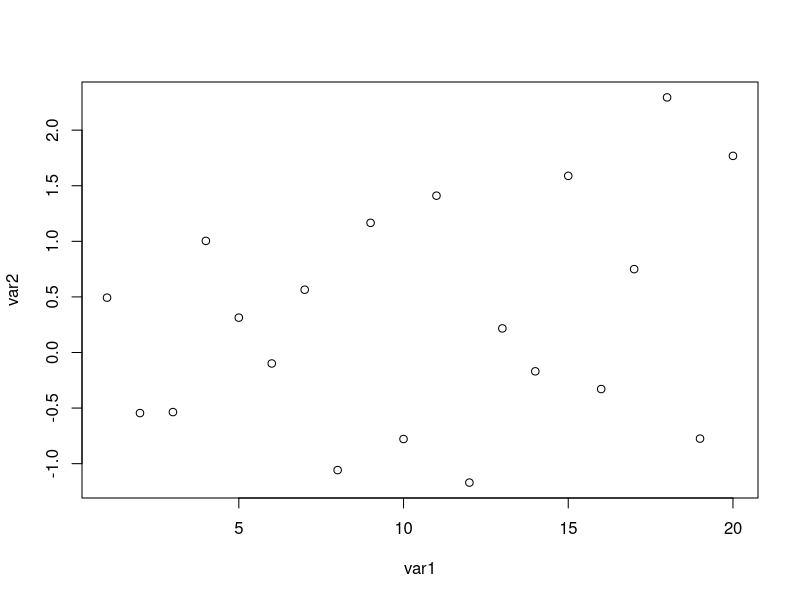
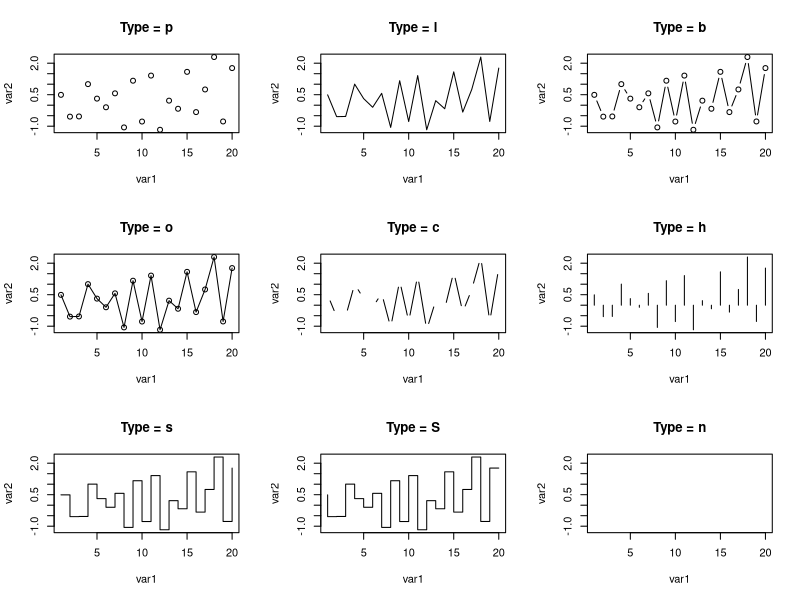
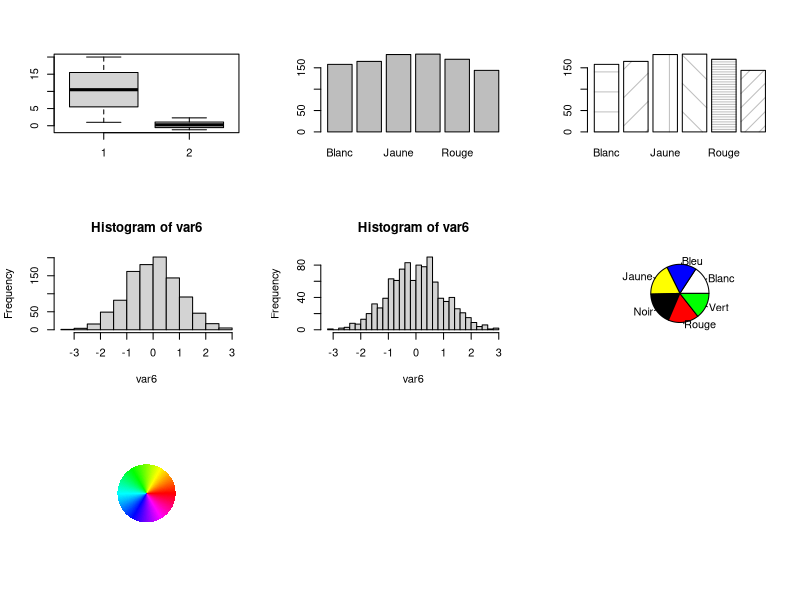
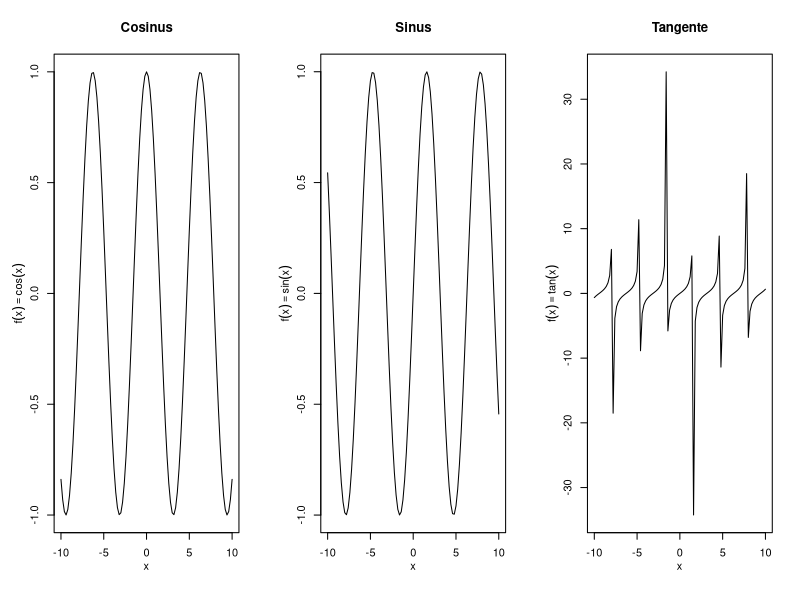
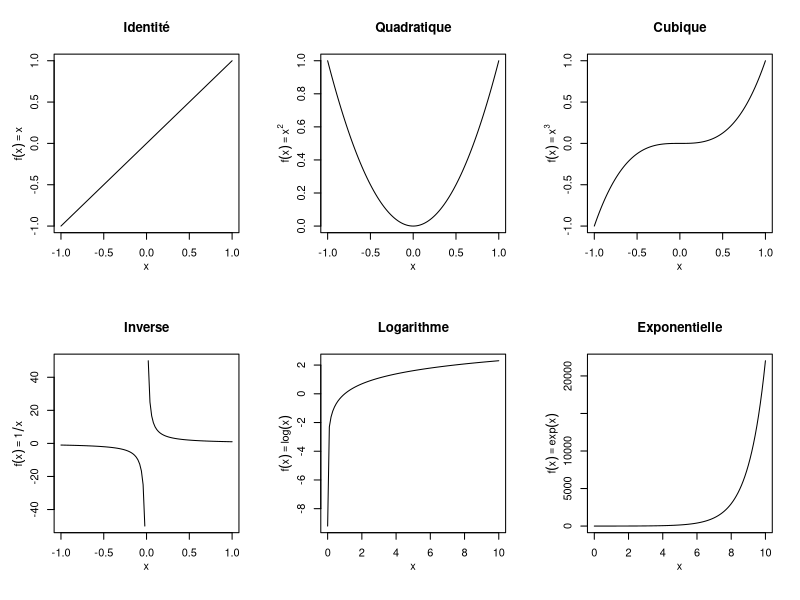

Source code (R) for these figures, in order:
## ---- chunk 1
(var1 <- seq(from = 1, to = 20, by = 1))
## ---- chunk 2
(var2 <- rnorm(n = 20, mean = 0, sd = 1))
## ---- chunk 3
plot(x = var1, y = var2)
## ---- chunk 4
par(mfrow = c(3, 3))
plot(var1, var2, type = "p", main = "Type = p")
plot(var1, var2, type = "l", main = "Type = l")
plot(var1, var2, type = "b", main = "Type = b")
plot(var1, var2, type = "o", main = "Type = o")
plot(var1, var2, type = "c", main = "Type = c")
plot(var1, var2, type = "h", main = "Type = h")
plot(var1, var2, type = "s", main = "Type = s")
plot(var1, var2, type = "S", main = "Type = S")
plot(var1, var2, type = "n", main = "Type = n")
## ---- chunk 5
boxplot(var1, var2)
## ---- chunk 6
boxplot(var2, plot = FALSE)
## ---- chunk 7
(nom <- c("Vert", "Jaune", "Rouge", "Blanc", "Bleu", "Noir"))
## ---- chunk 8
echn <- sample(x = nom, size = 1000, replace = TRUE)
echn[1:20]
## ---- chunk 9
(var4 <- table(echn))
## ---- chunk 10
barplot(var4)
## ---- chunk 11
(var5 <- var4/sum(var4))
## ---- chunk 12
barplot(var4, density = c(rep(5, 4), 40, 10), angle = c(0, 45, 90, 135))
## ---- chunk 13
var6 <- rnorm(n = 1000)
var6[1:20]
## ---- chunk 14
hist(var6)
## ---- chunk 15
hist(var6, plot = FALSE)
## ---- chunk 16
hist(var6, breaks = 30)
## ---- chunk 17
pie(var4, col = c("white", "blue", "yellow", "black", "red", "green"))
## ---- chunk 18
pie(rep(1, 250), col = rainbow(250), border = NA, labels = "")
## ---- chunk 19
par(mfrow = c(1, 3), mgp = c(2, 1, 0))
txt <- expression(f(x)==cos(x))
curve(cos(x), from = -10, to = 10, main = "Cosinus", ylab = txt)
txt <- expression(f(x)==sin(x))
curve(sin(x), from = -10, to = 10, main = "Sinus", ylab = txt)
txt <- expression(f(x)==tan(x))
curve(tan(x), from = -10, to = 10, main = "Tangente", ylab = txt)
## ---- chunk 20
par(mfrow = c(2, 3), mgp = c(2, 1, 0))
txt <- expression(f(x)==x)
curve(x^1, from = -1, to = 1, main = "Identité", ylab = txt)
txt <- expression(f(x)==x^2)
curve(x^2, from = -1, to = 1, main = "Quadratique", ylab = txt)
txt <- expression(f(x)==x^3)
curve(x^3, from = -1, to = 1, main = "Cubique", ylab = txt)
txt <- expression(f(x)==1/x)
curve(1/x, from = -1, to = 1, main = "Inverse", ylab = txt)
txt <- expression(f(x)==log(x))
curve(log(x), from = 0.0001, to = 10, main = "Logarithme", ylab = txt)
txt <- expression(f(x)==exp(x))
curve(exp(x), from = 0.0001, to = 10, main = "Exponentielle", ylab = txt)
